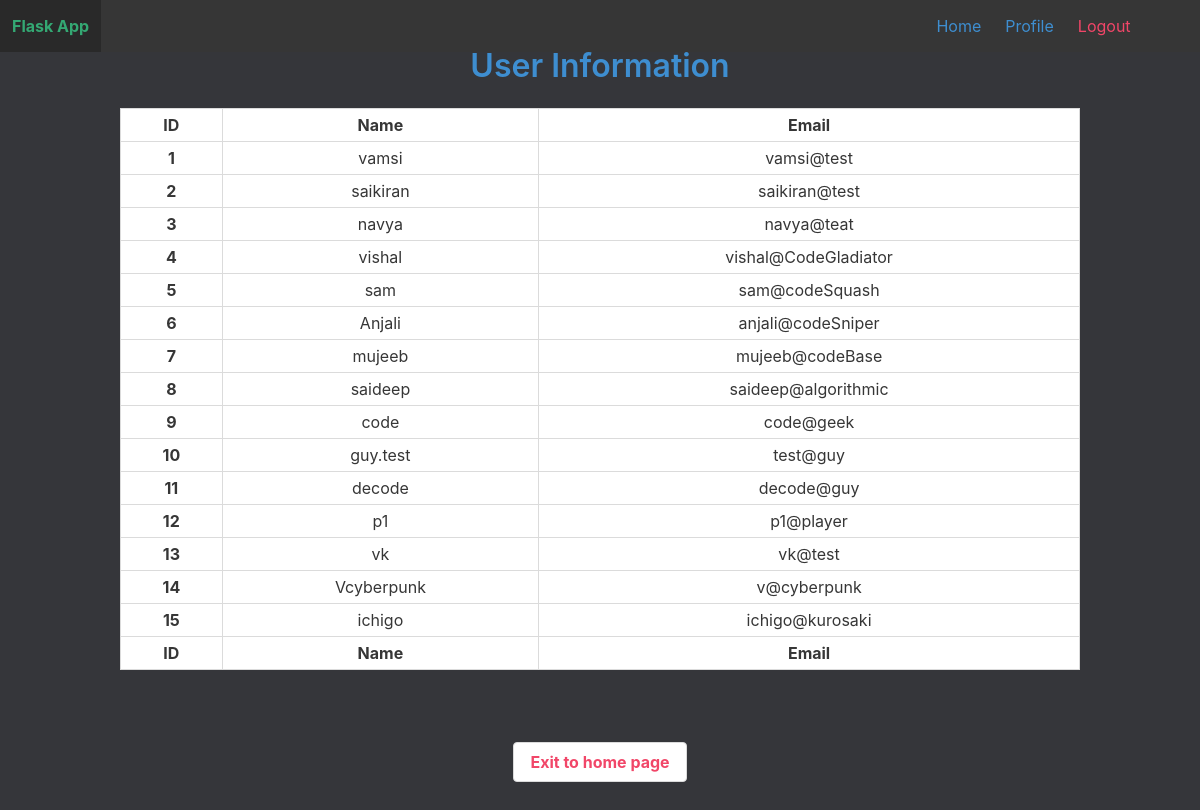
The page /admin (signed in) on the database its author committed.
### models.py (models this page shows)
class User(UserMixin, db.Model):
    id = db.Column(db.Integer, primary_key=True)
    email = db.Column(db.String(100), unique=True)
    password = db.Column(db.String(100))
    name = db.Column(db.String(1000))

### auth.py (the view)
@auth.route('/admin')
def admin():
    con = sqlite3.connect("project/user.sqlite")
    con.row_factory = sqlite3.Row
    cur = con.cursor()
    cur.execute("select * from User")
    rows = cur.fetchall()
    return render_template("admin.html", rows = rows)

### __init__.py (called while the page is built)
def create_app():
    app = Flask(__name__)
    app.config['SECRET_KEY'] = '9OLWxND4o83j4K4igorO'
    app.config['SQLALCHEMY_DATABASE_URI'] = 'sqlite:///user.sqlite'
    app.config['SQLALCHEMY_TRACK_MODIFICATIONS'] = False
    db.init_app(app)
    login_manager = LoginManager()
    login_manager.login_view = 'auth.login'
    login_manager.init_app(app)
    from .models import User
    @login_manager.user_loader
    def load_user(user_id):
        return User.query.get(int(user_id))
    from .auth import auth as auth_blueprint
    app.register_blueprint(auth_blueprint)
    from .main import main as main_blueprint
    app.register_blueprint(main_blueprint)
    return app

### templates/admin.html (shortened to what this page needs)
{% extends "base.html" %}
{% block content %}
<h3 class="title has-text-info">User Information</h3>
<div class="table-container">
    <table class="table is-bordered is-striped is-narrow is-hoverable is-fullwidth">
        <thead>
            <tr>
                <th>ID</th>
                <th>Name</th>
                <th>Email</th>
            </tr>
        </thead>
        <tfoot>
            <tr>
                <th>ID</th>
                <th>Name</th>
                <th>Email</th>
            </tr>
        </tfoot>
        {% for row in rows %}
        <tbody>
            <tr>
                <th>{{row["id"]}}</th>
                <td>{{row["name"]}}</td>
                <td>{{row["email"]}}</td>
            </tr>
        </tbody>
        {% endfor %}
    </table>
</div>
<br><br>
<a class="button has-text-danger" href="{{ url_for('main.index') }}">
    <strong>Exit to home page</strong>
</a>
{% endblock %}

### rows shown on the page
User: id "1", name "vamsi", email "vamsi@test"
User: id "2", name "saikiran", email "saikiran@test"
User: id "3", name "navya", email "navya@teat"
User: id "4", name "vishal", email "vishal@CodeGladiator"
User: id "5", name "sam", email "sam@codeSquash"
User: id "6", name "Anjali", email "anjali@codeSniper"
User: id "7", name "mujeeb", email "mujeeb@codeBase"
User: id "8", name "saideep", email "saideep@algorithmic"
User: id "9", name "code", email "code@geek"
User: id "10", name "guy.test", email "test@guy"
User: id "11", name "decode", email "decode@guy"
User: id "12", name "p1", email "p1@player"
User: id "13", name "vk", email "vk@test"
User: id "14", name "Vcyberpunk", email "v@cyberpunk"
User: id "15", name "ichigo", email "ichigo@kurosaki"
